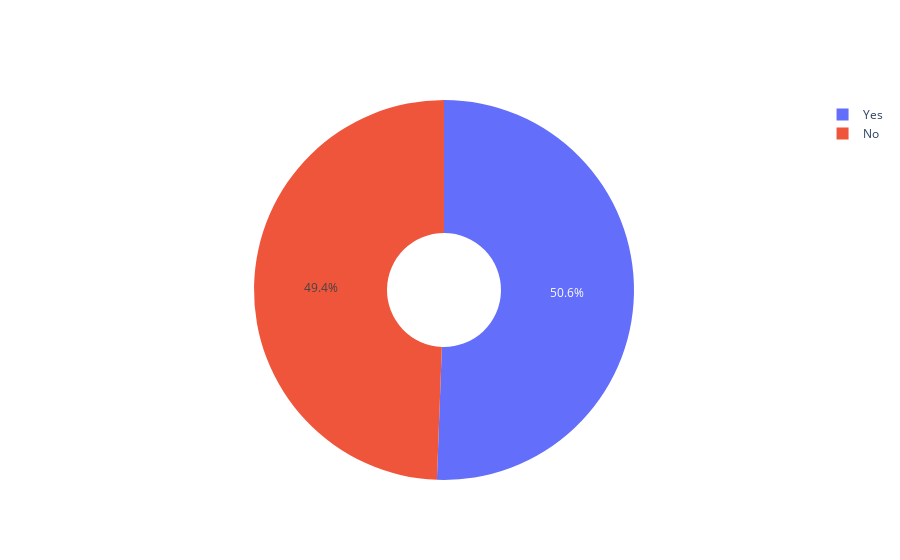

Notebook cell for this chart:
### Code cell
labels=match_data['toss_win_game_win'].value_counts().index
values=match_data['toss_win_game_win'].value_counts().values
trace=go.Pie(labels=labels,values=values,hole=0.3)
data=[trace]
fig=go.Figure(data=data)
fig.update_traces(hoverinfo='label+percent')

### Figure 1 — Plotly figure (JSON) as saved in the notebook; plotly's stock layout.template omitted (floating-point values rounded to 4 significant figures)
{"data": [{"hole": 0.3, "hoverinfo": "label+percent", "labels": ["Yes", "No"], "type": "pie", "values": [554, 541]}], "layout": {}}
